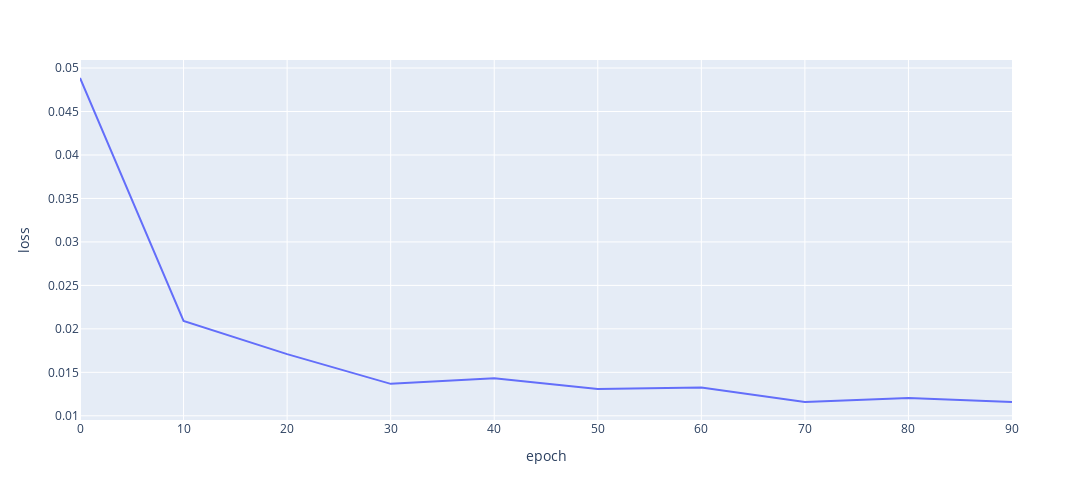

Source (notebook cell):
### Code cell
epoch = np.arange(0, epochs, 10)
losses = []
for i in epoch:
    if i % 10 == 0:
        losses.append(history.history["loss"][i])
        
data = {"epoch":epoch,"loss":losses}
data = pd.DataFrame(data) 

fig = px.line(data,x="epoch",y="loss",width = 1200, height = 500)
fig.show()

### Figure 1 — Plotly figure (JSON) as saved in the notebook; plotly's stock layout.template omitted (floating-point values rounded to 4 significant figures)
{"data": [{"hovertemplate": "epoch=%{x}<br>loss=%{y}<extra></extra>", "legendgroup": "", "line": {"color": "#636efa", "dash": "solid"}, "marker": {"symbol": "circle"}, "mode": "lines", "name": "", "orientation": "v", "showlegend": false, "type": "scatter", "x": [0, 10, 20, 30, 40, 50, 60, 70, 80, 90], "xaxis": "x", "y": [0.04885, 0.02092, 0.01709, 0.01367, 0.01431, 0.01308, 0.01324, 0.01159, 0.01205, 0.01159], "yaxis": "y"}], "layout": {"height": 500, "legend": {"tracegroupgap": 0}, "margin": {"t": 60}, "width": 1200, "xaxis": {"anchor": "y", "domain": [0, 1], "title": {"text": "epoch"}}, "yaxis": {"anchor": "x", "domain": [0, 1], "title": {"text": "loss"}}}}
